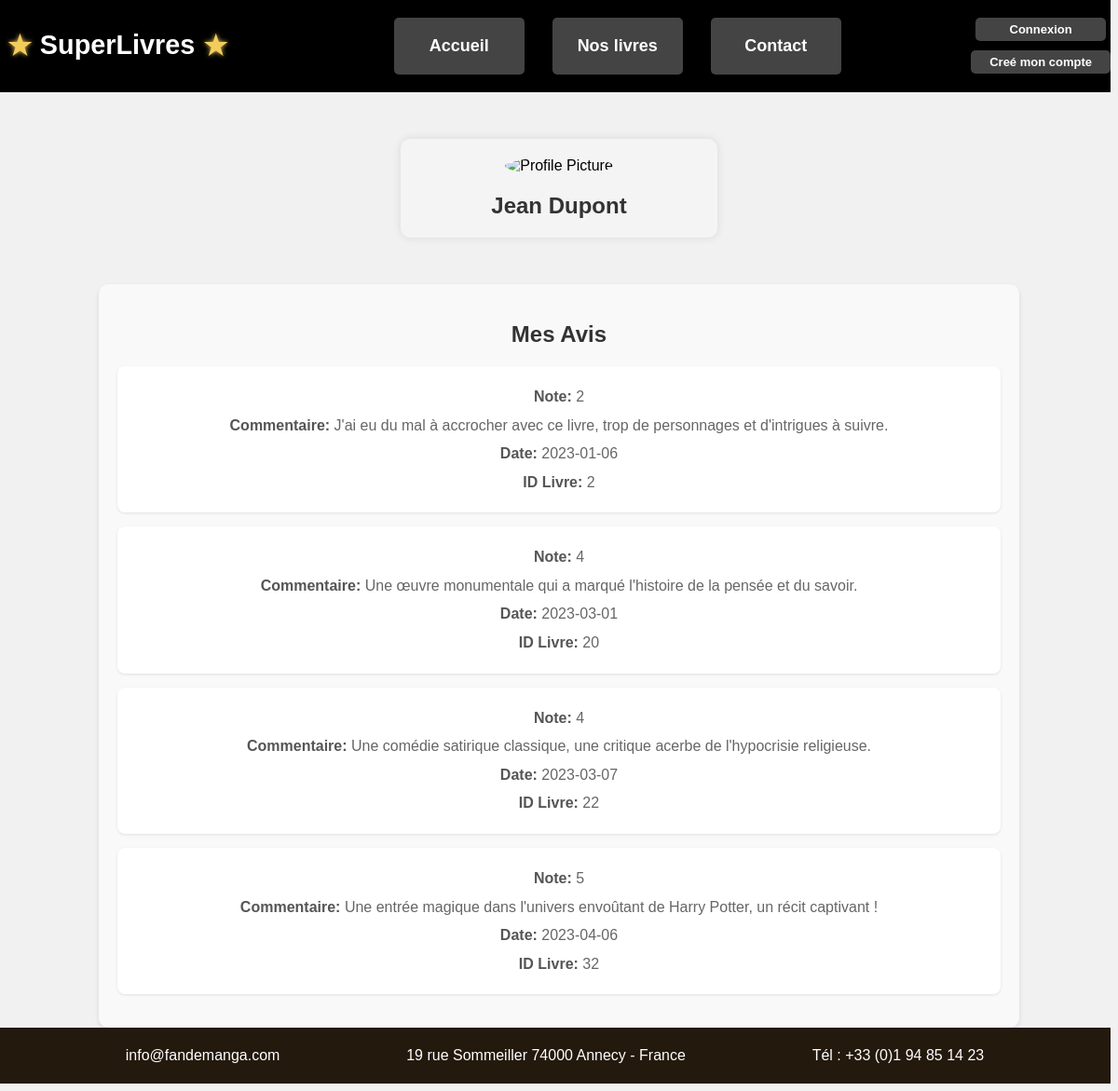
Page /Web/src/pages/profile.php?user_id=6 on the committed database.
### tables this page shows
CREATE TABLE Utilisateur (
    id_utilisateur INT AUTO_INCREMENT PRIMARY KEY,
    nom_utilisateur VARCHAR(255) NOT NULL,
    prenom_utilisateur VARCHAR(255) NOT NULL,
    email VARCHAR(255) NOT NULL,
    mot_de_passe VARCHAR(255) NOT NULL,
    date_inscription DATE NOT NULL
);

CREATE TABLE Avis (
    id_avis INT AUTO_INCREMENT PRIMARY KEY,
    note INT NOT NULL,
    commentaire TEXT,
    date_avis DATE NOT NULL,
    id_livre INT,
    id_utilisateur INT,
    FOREIGN KEY (id_livre) REFERENCES Livre(id_livre),
    FOREIGN KEY (id_utilisateur) REFERENCES Utilisateur(id_utilisateur)
);

### Web/src/requests/table_profile.php (called while the page is built, shortened)
<?php
function getUserInfo($conn, $user_id) {
    $sql = "SELECT prenom_utilisateur, nom_utilisateur FROM utilisateur WHERE id_utilisateur = 1;";
    $stmt = $conn->prepare($sql);
    $stmt->bind_param("i", $user_id);
    $stmt->execute();
    $result = $stmt->get_result();
    if ($result->num_rows == 1) {
        return $result->fetch_assoc();
    } else {
        return false;
    }
}
function getUserReviews($conn, $user_id) {
    $sql = "SELECT id_avis, note, commentaire, date_avis, id_livre FROM avis WHERE id_utilisateur = ?";
    if ($stmt = $conn->prepare($sql)) {
        $stmt->bind_param("i", $user_id);
        if ($stmt->execute()) {
            $result = $stmt->get_result();
            $reviews = $result->fetch_all(MYSQLI_ASSOC);
            return $reviews;
        } else {
            error_log("Execute failed: " . $stmt->error);
        }
    } else {
        error_log("Failed to prepare statement: " . $conn->error);
    }
    return false;
}
?>

### Web/src/pages/profile.php (the view, shortened to what this page needs)
<?php
    require_once("./src/requests/table_profile.php");
?>
<?php
if (isset($_GET['user_id']) && !empty($_GET['user_id'])) {
    $user_id = intval($_GET['user_id']);
    $user_info = getUserInfo($conn, $user_id);
    $reviews = getUserReviews($conn, $user_id);
    if ($user_info) {
        $prenom_utilisateur = htmlspecialchars($user_info['prenom_utilisateur']);
        $nom_utilisateur = htmlspecialchars($user_info['nom_utilisateur']);
    } else {
        header("Location: error.php");
        exit();
    }
} else {
    header("Location: error.php");
    exit();
}
?>
<!DOCTYPE html>
<html lang="fr">
<head>
    <?php
        require_once("./src/components/navbar/navbar.php");
    ?>
    <link rel="stylesheet" type="text/css" href="./src/styles/global.css">
    <link rel="stylesheet" type="text/css" href="./src/styles/profile.css">
    <link rel="stylesheet" type="text/css" href="./src/components/navbar/navbar.css">
    <link rel="stylesheet" type="text/css" href="./src/components/footer/footer.css">
</head>
<body>
    <div class="user-profile-container">
        <div class="profile-picture">
            <img src="<?php echo $profile_picture; ?>" alt="Profile Picture">
        </div>
        <div class="user-info">
            <h2><?php echo $prenom_utilisateur . " " . $nom_utilisateur; ?></h2>
        </div>
    </div>
    <div class="reviews-container">
        <h2>Mes Avis</h2>
        <?php if ($reviews && count($reviews) > 0): ?>
            <ul>
                <?php foreach ($reviews as $review): ?>
                    <li>
                        <p><strong>Note:</strong> <?php echo htmlspecialchars($review['note']); ?></p>
                        <p><strong>Commentaire:</strong> <?php echo htmlspecialchars($review['commentaire']); ?></p>
                        <p><strong>Date:</strong> <?php echo htmlspecialchars($review['date_avis']); ?></p>
                        <p><strong>ID Livre:</strong> <?php echo htmlspecialchars($review['id_livre']); ?></p>
                    </li>
                <?php endforeach; ?>
            </ul>
        <?php else: ?>
            <p>Vous n'avez écrit aucun avis.</p>
        <?php endif; ?>
    </div>
</body>
<?php
    require_once("./src/components/footer/footer.php");
?>
</html>

### Web/src/styles/global.css (style rules this page uses)
body { font-family: 'Merriweather Sans', sans-serif; background-color: #f1f1f1; min-height: 100vh; height: 100%; }

### Web/src/styles/profile.css (style rules this page uses)
.user-profile-container { width: 300px; margin: 50px auto; padding: 20px; border-radius: 10px; background-color: #f4f4f4; box-shadow: 0px 0px 10px rgba(0, 0, 0, 0.1); text-align: center; }
.profile-picture img { width: 150px; height: 150px; border-radius: 50%; object-fit: cover; margin-bottom: 20px; }
.user-info h2 { margin: 0; color: #333; }
.reviews-container { width: 80%; margin: 0 auto; padding: 20px; background-color: #f9f9f9; border-radius: 10px; box-shadow: 0 2px 5px rgba(0, 0, 0, 0.1); }
.reviews-container h2 { text-align: center; color: #333; font-family: 'Arial', sans-serif; margin-bottom: 20px; }
.reviews-container ul { list-style: none; padding: 0; }
.reviews-container ul li { background-color: #fff; margin-bottom: 15px; padding: 15px; border-radius: 8px; box-shadow: 0 1px 3px rgba(0, 0, 0, 0.1); }
.reviews-container ul li strong { color: #555; font-weight: bold; }
.reviews-container ul li p { margin: 5px 0; color: #666; line-height: 1.6; }
.reviews-container p { text-align: center; color: #777; }

### rows in the picture
utilisateur: prenom_utilisateur "Jean", nom_utilisateur "Dupont"
avis: note "2", commentaire "J'ai eu du mal à accrocher avec ce livre, trop de personnages et d'intrigues à suivre.", date_avis "2023-01-06", id_livre "2"
avis: note "4", commentaire "Une œuvre monumentale qui a marqué l'histoire de la pensée et du savoir.", date_avis "2023-03-01", id_livre "20"
avis: note "4", commentaire "Une comédie satirique classique, une critique acerbe de l'hypocrisie religieuse.", date_avis "2023-03-07", id_livre "22"
avis: note "5", commentaire "Une entrée magique dans l'univers envoûtant de Harry Potter, un récit captivant !", date_avis "2023-04-06", id_livre "32"
